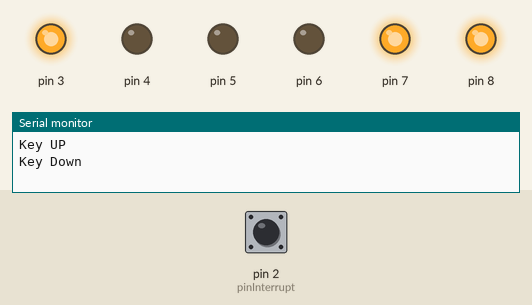
A sketch run on a simulated Arduino Uno, built with avr-gcc and run on an emulated ATmega328P. On the bench: output pins drawn as LEDs (lit = HIGH), the last lines printed to the serial monitor. Inputs (shaded band) come from the test bench; at power-on: pin 2 (pinInterrupt) HIGH.

Above: at 2.8 s.
2.9 s: pin 2 (pinInterrupt) pulled LOW for 0.65 s
At 6.4 s:
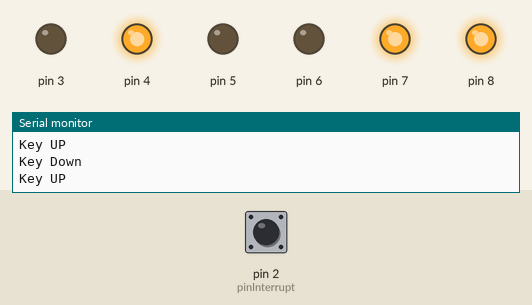
6.6 s: pin 2 (pinInterrupt) pulled LOW for 1 s
At 7.3 s:
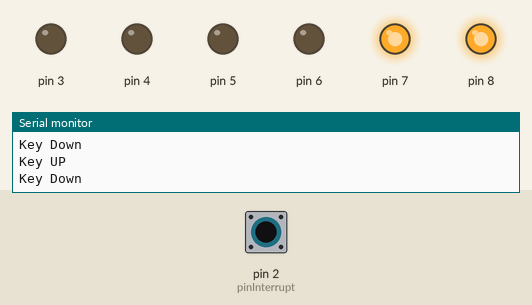
10.7 s: pin 2 (pinInterrupt) pulled LOW for 3.2 s
At 19.3 s:
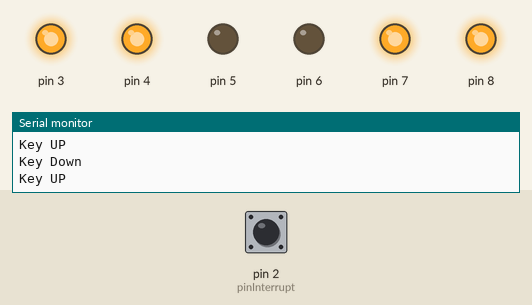
Timing chart, 0 to 26.1 s (numbered marks = the images above; inputs shaded):
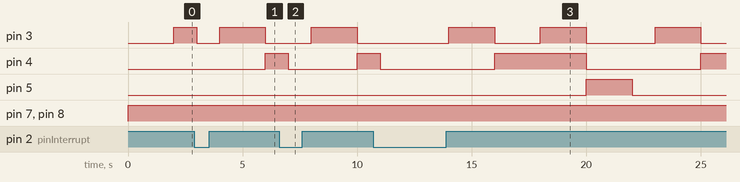

Measured:
- after the input at 2.9 s, pin 4: LOW → HIGH after 3.1 s
- after the input at 6.6 s, pin 4: HIGH → LOW after 0.40 s instead of 3.4 s; pin 5: stays LOW (without the input it goes to HIGH after 3.4 s)

The sketch:

lesson7__2.ino
```cpp
int pinInterrupt = 2; //接中断信号的脚

void onChange()
{
   if ( digitalRead(pinInterrupt) == LOW )
      Serial.println("Key Down");
   else
      Serial.println("Key UP");
}
void setup()
{
  Serial.begin(9600);
  pinMode(pinInterrupt, INPUT);
  attachInterrupt( digitalPinToInterrupt(pinInterrupt), onChange, CHANGE);
  pinMode(3, OUTPUT);
  pinMode(4, OUTPUT);
  pinMode(5, OUTPUT);
  pinMode(6, OUTPUT);
  pinMode(7, OUTPUT);
  pinMode(8, OUTPUT);

}
void loop()
{   int i=0;
    byte income;
    for(i;i<10;i++){
    income=i;
    digitalWrite(6,LOW);
    digitalWrite(7,HIGH);
    digitalWrite(8,HIGH);
    digitalWrite(2,income&0x1);
    digitalWrite(3,(income>>1)&0x1);
    digitalWrite(4,(income>>2)&0x1);
    digitalWrite(5,(income>>3)&0x1);
    delay(1000);
    if(i==9){i=0;}
    if( digitalRead(pinInterrupt) == LOW ){i=0;}
}
}
```
